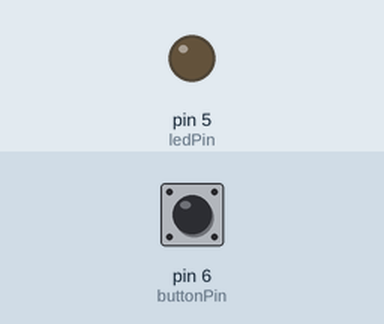
Recording of a sketch running on a simulated Arduino Uno, built with avr-gcc and run on an emulated ATmega328P. Shown: output pins drawn as LEDs (lit = HIGH). The test bench sets the inputs (shaded band); at power-on: pin 6 (buttonPin) LOW. What the sketch prints to the serial monitor is not drawn.

Above: at 1.2 s.
1.3 s: pin 6 (buttonPin) pulled HIGH for 0.15 s
At 1.8 s:
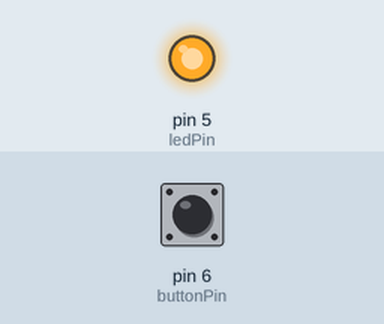
4.4 s: pin 6 (buttonPin) pulled HIGH for 1 s
At 6.9 s:
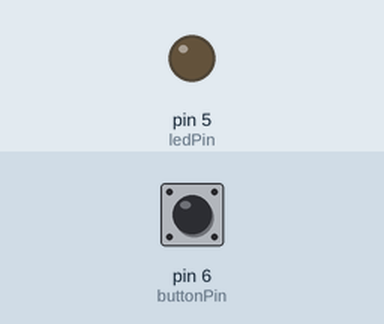
7.9 s: pin 6 (buttonPin) pulled HIGH for 3.2 s
At 9.2 s:
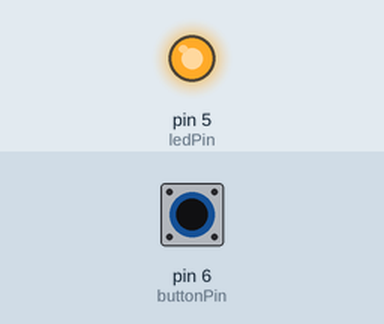
Timing chart, 0 to 13.4 s (numbered marks = the images above; inputs shaded):
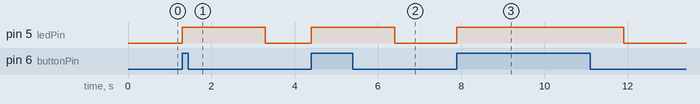

The sketch:

sketch_apr20a.ino
```cpp
int ledPin = 5;
int buttonPin = 6;
int ButtonValue = 0;

void setup()
{
  pinMode(ledPin, OUTPUT);
  pinMode(buttonPin, INPUT);
  Serial.begin(9600);
}

void loop()
{
  // read from the button pin
  ButtonValue = digitalRead(buttonPin);
  if (ButtonValue!=0)
  {
    digitalWrite(ledPin,HIGH);
    Serial.write(1);
    Serial.flush();
    delay(2000);
  }
  else
  {
    digitalWrite(ledPin, LOW);
  }
}
```

Measured:
- after the input at 1.3 s, pin 5 (ledPin): LOW → HIGH at once, → LOW 2.0 s later
- after the input at 4.4 s, pin 5 (ledPin): LOW → HIGH at once, → LOW 2.0 s later
- after the input at 7.9 s, pin 5 (ledPin): LOW → HIGH at once, → LOW 4.0 s later
